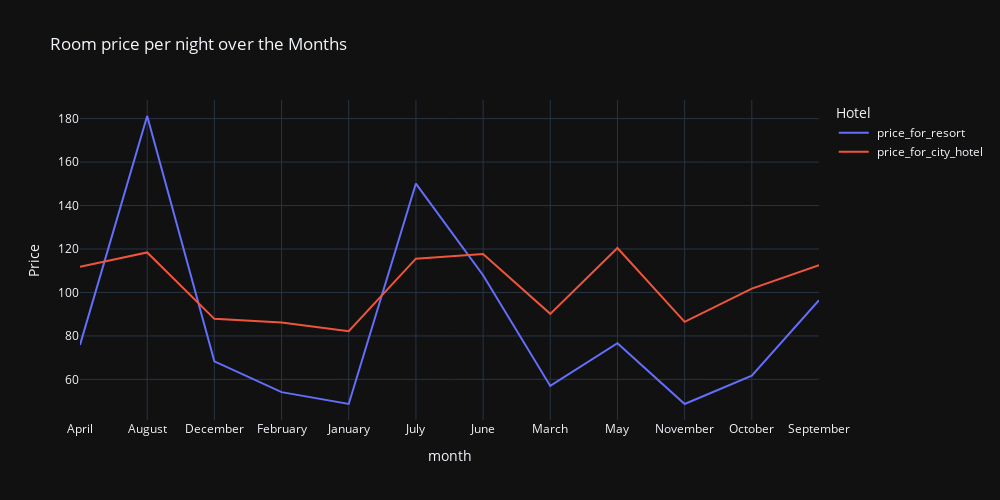

Notebook cell for this chart:
### Code cell
# Reshape the DataFrame to combine 'price_for_resort' and 'price_for_city_hotel'
melted_prices = pd.melt(final_hotel, id_vars='month', var_name='Hotel', value_name='Price')

# Create a line chart using Plotly Express
fig = px.line(melted_prices, x='month', y='Price', color='Hotel',
              title='Room price per night over the Months', template='plotly_dark')

# Set the figure size
fig.update_layout(width=1000, height=500)

# Show the plot
fig.show()

### Figure 1 — Plotly figure (JSON) as saved in the notebook; plotly's stock layout.template omitted (floating-point values rounded to 4 significant figures)
{"data": [{"hovertemplate": "Hotel= price_for_resort<br>month=%{x}<br>Price=%{y}<extra></extra>", "legendgroup": " price_for_resort", "line": {"color": "#636efa", "dash": "solid"}, "marker": {"symbol": "circle"}, "mode": "lines", "name": " price_for_resort", "orientation": "v", "showlegend": true, "type": "scatter", "x": ["April", "August", "December", "February", "January", "July", "June", "March", "May", "November", "October", "September"], "xaxis": "x", "y": [75.87, 181.2, 68.32, 54.15, 48.71, 150.1, 107.9, 57.01, 76.66, 48.68, 61.73, 96.42], "yaxis": "y"}, {"hovertemplate": "Hotel= price_for_city_hotel<br>month=%{x}<br>Price=%{y}<extra></extra>", "legendgroup": " price_for_city_hotel", "line": {"color": "#EF553B", "dash": "solid"}, "marker": {"symbol": "circle"}, "mode": "lines", "name": " price_for_city_hotel", "orientation": "v", "showlegend": true, "type": "scatter", "x": ["April", "August", "December", "February", "January", "July", "June", "March", "May", "November", "October", "September"], "xaxis": "x", "y": [111.9, 118.4, 87.86, 86.18, 82.16, 115.6, 117.7, 90.17, 120.4, 86.5, 101.7, 112.6], "yaxis": "y"}], "layout": {"height": 500, "legend": {"title": {"text": "Hotel"}, "tracegroupgap": 0}, "title": {"text": "Room price per night over the Months"}, "width": 1000, "xaxis": {"anchor": "y", "domain": [0, 1], "title": {"text": "month"}}, "yaxis": {"anchor": "x", "domain": [0, 1], "title": {"text": "Price"}}}}
